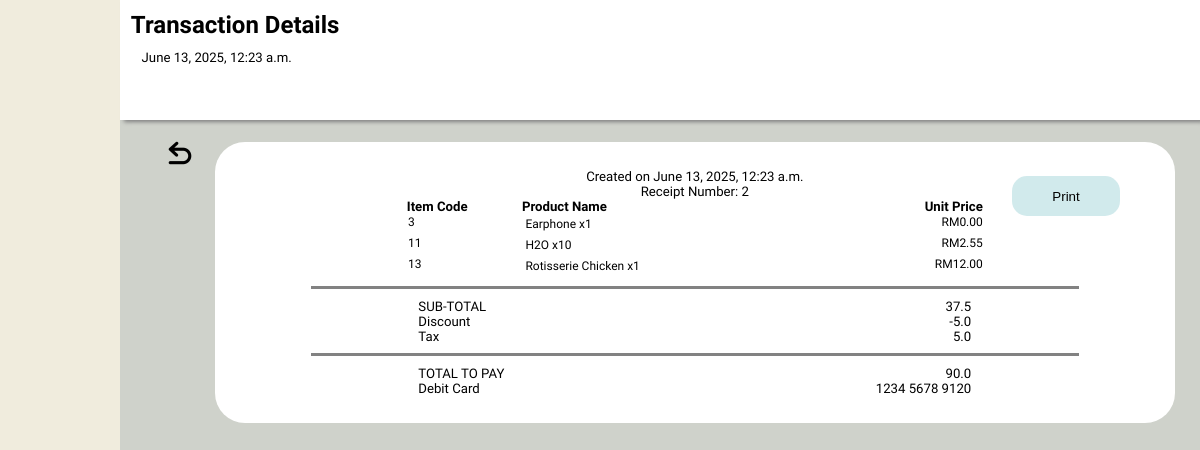
The page /pos/details/2/ on the database its author committed.
### pos/models.py (models this page shows)
class Payment(models.Model):
    employeeID = models.ForeignKey(Employee, on_delete=models.CASCADE)
    payment_method = models.CharField(max_length=12,null=False)
    tax = models.FloatField(default=0.00)
    discount = models.FloatField(default=0.00)
    total_cost = models.FloatField(default=0.00,null=False)
    card_info = models.CharField(max_length=16, null=True)
    expiry = models.CharField(max_length=5,null=True)
    cvv = models.CharField(max_length=4,null=True)
    timeStamp = models.DateTimeField(auto_now_add=True)

class CartItem(models.Model):
    cart = models.ForeignKey(Cart,on_delete=models.CASCADE, related_name='cart_items')
    product = models.ForeignKey(Product,on_delete=models.PROTECT)
    quantity = models.PositiveIntegerField(default=1,null=False)
    total_cost = models.FloatField(default=0.00)
    def get_product_total(self):
        return self.product.price * self.quantity

### inventory/models.py (models this page shows, shortened)
class Product(models.Model):
    name = models.CharField(max_length=100, verbose_name='Name')
    quantity = models.IntegerField(verbose_name='Quantity')
    image = models.ImageField(upload_to='products/',default='/media/products/20240322_200331.jpg')
    qr_code = models.ImageField(upload_to='qr/')
    supplier = models.CharField(max_length=100)
    category = models.ForeignKey(Category, on_delete=models.CASCADE)
    price = models.FloatField()
    alert_threshold = models.IntegerField()

### pos/views.py (the view)
# urls.py: path('details/<int:payment_id>/',views.payment_detail_view, name="payment_details"),
def payment_detail_view(request, payment_id):
    payment = Payment.objects.get(pk=payment_id)
    cart = Cart.objects.get(payment=payment)
    cart_items = cart.cart_items.all()
    return render(
        request,
        'pos/payment_details.html',
        context={
            'payment' : payment,
            'subtotal' : cart.get_cart_total(),
            'cart_items' : cart_items
        }
    )

### pos/models.py (called while the page is built)
    def get_cart_total(self):
        return sum(item.get_product_total() for item in self.cart_items.all())

### pos/templates/pos/payment_details.html (shortened to what this page needs)
<!DOCTYPE html>
{% load static %}
<html>
    <link rel = "stylesheet" href="{% static 'css/payment_details.css' %}">
    <body>
        <div id="main-content">
            <div id="dashboard">
                <h1>Transaction Details</h1>
                <div class="filter-bar">
                    <div class="filter-option" id="date-filter-selection">
                        <h3 class="filter-title" id="date-filter-title">{{payment.timeStamp}}</h3>
                    </div>
                </div>
            </div>
            <div class="transact-detail">
                <button type="button" id="close-box" onclick="window.history.back()"><img src="{% static 'images/back-arrow.png'%}" alt="back-arrow" id="close"></button>
                <div class="container">
                    <h3>Created on {{payment.timeStamp}}</h3>
                    <h3>Receipt Number: {{payment.id}}</h3>
                    <button type="button" id="print">Print</button>
                    <div class="content-detail">
                        <div class="box header">
                            <h3 class="header">Item Code</h3>
                            <h3 class="header">Product Name</h3>
                            <h3 class="header2">Unit Price</h3>
                        </div>
                        {% for cart_item in cart_items%}
                            <div class="box item">
                                <h4 class="item">{{cart_item.product.id}}</h4>
                                <h4 class="item">{{cart_item.product.name}} x{{cart_item.quantity}}</h4>
                                <h4 class="item2">RM{{cart_item.product.price|floatformat:2}}</h4>
                            </div>
                        {% endfor%}
                    </div>
                    <div class="included-box">
                        <div class="included box subtotal">
                            <h3 class="included title">SUB-TOTAL</h3>
                            <h3 class="included value">{{subtotal}}</h3>
                        </div>
                        <div class="included box discount">
                            <h3 class="included title">Discount</h3>
                            <h3 class="included value">-{{payment.discount}}</h3>
                        </div>
                        <div class="included box tax">
                            <h3 class="included title">Tax</h3>
                            <h3 class="included value">{{payment.tax}}</h3>
                        </div>
                    </div>
                    <div class="final-box">
                        <div class="final box totalpay">
                            <h3 class="final title">TOTAL TO PAY</h3>
                            <h3 class="final value">{{payment.total_cost}}</h3>
                        </div>
                        <div class="final box payment-type">
                            <h3 class="final title">{{payment.payment_method}}</h3>
                            <h3 class="final value">{{payment.card_info}}</h3>
                        </div>
                    </div>
                </div>
            </div>
        </div>
    </body>
</html>

### pos/static/css/payment_details.css (style rules this page uses)
body, html { font-size: 1vw; margin: 0; width: 100%; height: 100%; background-color: #F0ECDD; }
h1,h4 { margin: 0; margin-bottom: 1%; padding-top: 1%; padding-left: 1%; }
h3 { font-family: "Mukta Mahee", sans-serif; font-weight: 300; font-style: normal; font-size: 1.1vw; margin: 0; }
#main-content { position: relative; left: 10%; width: 90%; height: 100%; background-color: #CFD2CB; }
#dashboard { font-family: "Sansation", sans-serif; font-weight: 400; font-style: normal; width: 100%; height: 15%; background-color: white; box-shadow: 4px 2px 4px gray; }
.filter-bar { width: 100%; display: flex; justify-content: space-between; }
.filter-option { width: fit-content; height: 100%; padding-left: 2%; padding-right: 3%; display: flex; }
.filter-title { margin: 0; align-self: center; }
.transact-detail { position: absolute; display: flex; overflow: hidden; overflow-y: scroll; justify-content: center; visibility: visible; top: 15vh; width: 100%; height: 85%; }
#close { width: 4vh; height: 4vh; padding: 0; }
#close-box { width: 6vh; height: 6vh; margin-top: 1%; margin-left: 1%; margin-right: 1%; background-color: transparent; border-style: none; border-radius: 10px; }
.container { margin-top: 2%; margin-bottom: 2%; padding-top: 2.5%; padding-bottom: 2.5%; width: 80vw; height: fit-content; background-color: #fff; border-radius: 30px; justify-items: center; }
#print { position: absolute; top: 7vh; right: 10vh; width: 10%; height: 5vh; border-radius: 15px; border-style: none; background-color: rgba(163, 214, 217, 0.5); }
.content-detail { width: 60%; height: fit-content; margin-left: 10%; margin-right: 10%; }
.header { font-family: "Mukta Mahee", sans-serif; font-weight: 900; font-style: normal; }
.header2 { font-family: "Mukta Mahee", sans-serif; font-weight: 900; font-style: normal; text-align: end; }
.item { font-family: "Mukta Mahee", sans-serif; font-weight: 300; font-style: normal; }
.item2 { font-family: "Mukta Mahee", sans-serif; font-weight: 300; font-style: normal; text-align: end; }
.box { display: grid; grid-template-columns: 1fr 3fr 1fr; }
.included, .final { width: 80%; margin-left: 10%; margin-right: 10%; }
.included-box, .final-box { width: 80%; margin-top: 1%; padding-top: 1%; border-top: #828282; border-top-style: solid; }
.included.box, .final.box { grid-template-columns: 1fr 1fr; }
.included.title, .final.title { text-align: left; }
.included.value, .final.value { text-align: right; }

### rows shown on the page
Payment: timeStamp "June 13, 2025, 12:23 a.m.", id "2", discount "5.0", tax "5.0", total_cost "90.0", payment_method "Debit Card", card_info "1234 5678 9120"
CartItem: product.id "3", product.name "Earphone", quantity "1", product.price "0.00"
CartItem: product.id "11", product.name "H2O", quantity "10", product.price "2.55"
CartItem: product.id "13", product.name "Rotisserie Chicken", quantity "1", product.price "12.00"

### other values the page prints
{{ subtotal }} "37.5"
